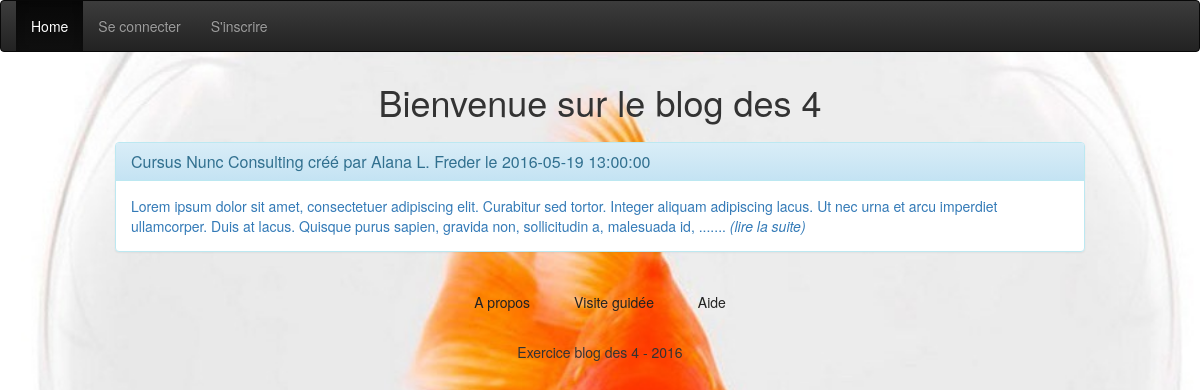
The page / on the database its author committed.
### tables this page shows
CREATE TABLE IF NOT EXISTS `articles` (
  `id` int(10) unsigned NOT NULL AUTO_INCREMENT,
  `titre` varchar(63) NOT NULL,
  `contenu` varchar(2047) NOT NULL,
  `autheur` varchar(15) NOT NULL,
  `date_creation` timestamp NOT NULL DEFAULT CURRENT_TIMESTAMP,
  `hide_article` varchar(7) NOT NULL,
  `id_author` int(10) unsigned NOT NULL,
  PRIMARY KEY (`id`),
  KEY `id_author` (`id_author`)
);

### apps/skel.php (called while the page is built)
<?php
require('views/skel.phtml');
?>

### index.php (called while the page is built, shortened)
<?php
require('apps/skel.php');
?>

### apps/content.php (called while the page is built)
<?php
require('views/content.phtml');
?>

### apps/footer.php (called while the page is built)
<?php
require('views/footer.phtml');
?>

### views/home.phtml (the view)
<a href="?page=article&artId=<?=$artId?>">
	<div class="panel panel-info">
			<div class="panel-heading">
			    <h3 class="panel-title">
			    	<?=$artTitle?>
					créé par <?=$artAuthor?> le <?=$artCreaDate?>
			    </h3>
			</div>
			<div class="panel-body">
			    <?=$artContent?> ....... <em>(lire la suite)</em>
			</div>
	</div>
</a>

### views/skel.phtml (shortened to what this page needs)
<!DOCTYPE HTML>
<html>
	<head>
		<link rel="stylesheet" href="https://maxcdn.bootstrapcdn.com/bootstrap/3.3.5/css/bootstrap.min.css">
		<link rel="stylesheet" href="https://maxcdn.bootstrapcdn.com/bootstrap/3.3.5/css/bootstrap-theme.min.css">
		<link rel="stylesheet" href="./public/styles/style.css">
	</head>
	<body>
		<?php require('apps/header.php'); ?>
		<?php require('apps/content.php'); ?>
		<?php require('apps/footer.php'); ?>
  	</body>
</html>

### apps/header.php
<?php
if (isset($_SESSION['login']))
{
	if ($_SESSION['profil'] == 'admin')
	{
		require('views/header_admin.phtml');
	}
	else
		require('views/header_log.phtml');
}
else
{
	require('views/header.phtml');
}
?>

### views/header.phtml
<header>
	<nav class="navbar navbar-inverse">
		<div class="container-fluid">
			<ul class="nav navbar-nav">
				<li class="active"> <a href="index.php">Home</a> </li>
				<li> <a href="index.php?page=login">Se connecter</a> </li>
				<li> <a href="index.php?page=register">S'inscrire</a> </li>
			</ul>
		</div>
	</nav>
	<div class="messageAccueil">
		<h1>Bienvenue sur le blog des 4</h1>
	</div>
</header>

### views/content.phtml (shortened to what this page needs)
<main>
	<div class="container">
		<?php require('apps/'.$page.'.php');?>
	</div>
</main>

### apps/home.php (shortened to what this page needs)
<?php
	$query = "SELECT * FROM articles";
	$res = mysqli_query($link, $query);
	while($ligne = mysqli_fetch_assoc($res)){
		$artTitle = $ligne['titre'];
		$artContent = $ligne['contenu'];
		$mots = explode(" ", $artContent);
		$nbMots = count($mots);
		$countMots = 0;
		$artContent = "";
		while($countMots < $nbMots){
			$artContent .= $mots[$countMots]." ";
			$countMots++;
		}
		$artCreaDate = $ligne['date_creation'];
		$artAuthor = $ligne['autheur'];
		$artId = $ligne['id'];
		require('views/home.phtml');
	}
?>

### views/footer.phtml
<footer>
	<div class="container">
		<ul>
			<li><a href="#">A propos</a></li>
			<li><a href="#">Visite guidée</a></li>
			<li><a href="#">Aide</a></li>
		</ul>
	</div>
	<div>Exercice blog des 4 - 2016</div>
</footer>

### public/styles/style.css (style rules this page uses)
body { background: url('../images/poisson-rouge1.jpg') no-repeat top center; -webkit-background-size: cover; background-size: cover; background-attachment: fixed; }
.container { width: 1000px; margin: 0 auto; }
.container, img { margin-bottom: 20px; }
h1 { margin: 30px 0 0px; padding-bottom: 20px; }
.messageAccueil { text-align: center; }
footer { text-align: center; }
footer ul { padding: 0; }
footer li { display: inline-block; }
footer li a { padding: 20px; color: #222; }

### rows shown on the page
articles: titre "Cursus Nunc Consulting", autheur "Alana L. Freder", date_creation "2016-05-19 13:00:00", artContent "Lorem ipsum dolor sit amet, consectetuer adipiscing elit. Curabitur sed tortor. Integer aliquam adipiscing lacus. Ut nec urna et arcu imperdiet ullamcorper. Duis at lacus. Quisque purus sapien, gravida non, sollicitudin a, malesuada id,"
